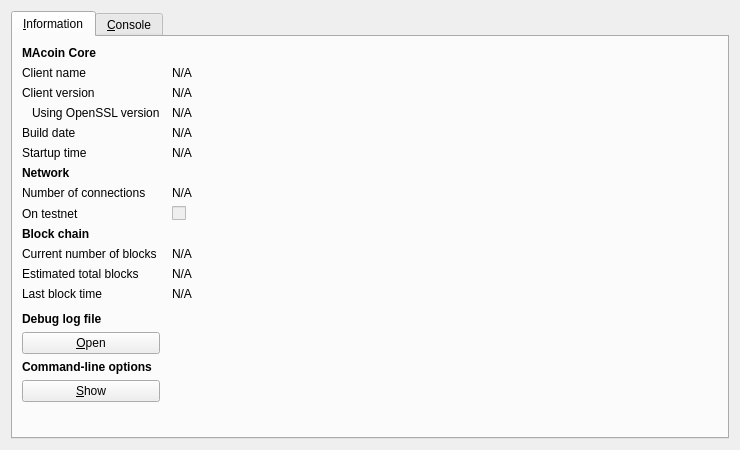
<?xml version="1.0" encoding="UTF-8"?>
<ui version="4.0">
 <class>RPCConsole</class>
 <widget class="QDialog" name="RPCConsole">
  <property name="geometry">
   <rect>
    <x>0</x>
    <y>0</y>
    <width>740</width>
    <height>450</height>
   </rect>
  </property>
  <property name="windowTitle">
   <string>MAcoin - Debug window</string>
  </property>
  <layout class="QVBoxLayout" name="verticalLayout_2">
   <item>
    <widget class="QTabWidget" name="tabWidget">
     <property name="currentIndex">
      <number>0</number>
     </property>
     <widget class="QWidget" name="tab_info">
      <attribute name="title">
       <string>&amp;Information</string>
      </attribute>
      <layout class="QGridLayout" name="gridLayout" columnstretch="0,1">
       <property name="horizontalSpacing">
        <number>12</number>
       </property>
       <item row="0" column="0">
        <widget class="QLabel" name="label_9">
         <property name="font">
          <font>
           <weight>75</weight>
           <bold>true</bold>
          </font>
         </property>
         <property name="text">
          <string>MAcoin Core</string>
         </property>
        </widget>
       </item>
       <item row="1" column="0">
        <widget class="QLabel" name="label_5">
         <property name="text">
          <string>Client name</string>
         </property>
        </widget>
       </item>
       <item row="1" column="1">
        <widget class="QLabel" name="clientName">
         <property name="cursor">
          <cursorShape>IBeamCursor</cursorShape>
         </property>
         <property name="text">
          <string>N/A</string>
         </property>
         <property name="textFormat">
          <enum>Qt::PlainText</enum>
         </property>
         <property name="textInteractionFlags">
          <set>Qt::LinksAccessibleByMouse|Qt::TextSelectableByKeyboard|Qt::TextSelectableByMouse</set>
         </property>
        </widget>
       </item>
       <item row="2" column="0">
        <widget class="QLabel" name="label_6">
         <property name="text">
          <string>Client version</string>
         </property>
        </widget>
       </item>
       <item row="2" column="1">
        <widget class="QLabel" name="clientVersion">
         <property name="cursor">
          <cursorShape>IBeamCursor</cursorShape>
         </property>
         <property name="text">
          <string>N/A</string>
         </property>
         <property name="textFormat">
          <enum>Qt::PlainText</enum>
         </property>
         <property name="textInteractionFlags">
          <set>Qt::LinksAccessibleByMouse|Qt::TextSelectableByKeyboard|Qt::TextSelectableByMouse</set>
         </property>
        </widget>
       </item>
       <item row="3" column="0">
        <widget class="QLabel" name="label_14">
         <property name="text">
          <string>Using OpenSSL version</string>
         </property>
         <property name="indent">
          <number>10</number>
         </property>
        </widget>
       </item>
       <item row="3" column="1">
        <widget class="QLabel" name="openSSLVersion">
         <property name="cursor">
          <cursorShape>IBeamCursor</cursorShape>
         </property>
         <property name="text">
          <string>N/A</string>
         </property>
         <property name="textFormat">
          <enum>Qt::PlainText</enum>
         </property>
         <property name="textInteractionFlags">
          <set>Qt::LinksAccessibleByMouse|Qt::TextSelectableByKeyboard|Qt::TextSelectableByMouse</set>
         </property>
        </widget>
       </item>
       <item row="4" column="0">
        <widget class="QLabel" name="label_12">
         <property name="text">
          <string>Build date</string>
         </property>
        </widget>
       </item>
       <item row="4" column="1">
        <widget class="QLabel" name="buildDate">
         <property name="cursor">
          <cursorShape>IBeamCursor</cursorShape>
         </property>
         <property name="text">
          <string>N/A</string>
         </property>
         <property name="textFormat">
          <enum>Qt::PlainText</enum>
         </property>
         <property name="textInteractionFlags">
          <set>Qt::LinksAccessibleByMouse|Qt::TextSelectableByKeyboard|Qt::TextSelectableByMouse</set>
         </property>
        </widget>
       </item>
       <item row="5" column="0">
        <widget class="QLabel" name="label_13">
         <property name="text">
          <string>Startup time</string>
         </property>
        </widget>
       </item>
       <item row="5" column="1">
        <widget class="QLabel" name="startupTime">
         <property name="cursor">
          <cursorShape>IBeamCursor</cursorShape>
         </property>
         <property name="text">
          <string>N/A</string>
         </property>
         <property name="textFormat">
          <enum>Qt::PlainText</enum>
         </property>
         <property name="textInteractionFlags">
          <set>Qt::LinksAccessibleByMouse|Qt::TextSelectableByKeyboard|Qt::TextSelectableByMouse</set>
         </property>
        </widget>
       </item>
       <item row="6" column="0">
        <widget class="QLabel" name="label_11">
         <property name="font">
          <font>
           <weight>75</weight>
           <bold>true</bold>
          </font>
         </property>
         <property name="text">
          <string>Network</string>
         </property>
        </widget>
       </item>
       <item row="7" column="0">
        <widget class="QLabel" name="label_7">
         <property name="text">
          <string>Number of connections</string>
         </property>
        </widget>
       </item>
       <item row="7" column="1">
        <widget class="QLabel" name="numberOfConnections">
         <property name="cursor">
          <cursorShape>IBeamCursor</cursorShape>
         </property>
         <property name="text">
          <string>N/A</string>
         </property>
         <property name="textFormat">
          <enum>Qt::PlainText</enum>
         </property>
         <property name="textInteractionFlags">
          <set>Qt::LinksAccessibleByMouse|Qt::TextSelectableByKeyboard|Qt::TextSelectableByMouse</set>
         </property>
        </widget>
       </item>
       <item row="8" column="0">
        <widget class="QLabel" name="label_8">
         <property name="text">
          <string>On testnet</string>
         </property>
        </widget>
       </item>
       <item row="8" column="1">
        <widget class="QCheckBox" name="isTestNet">
         <property name="enabled">
          <bool>false</bool>
         </property>
         <property name="text">
          <string/>
         </property>
        </widget>
       </item>
       <item row="9" column="0">
        <widget class="QLabel" name="label_10">
         <property name="font">
          <font>
           <weight>75</weight>
           <bold>true</bold>
          </font>
         </property>
         <property name="text">
          <string>Block chain</string>
         </property>
        </widget>
       </item>
       <item row="10" column="0">
        <widget class="QLabel" name="label_3">
         <property name="text">
          <string>Current number of blocks</string>
         </property>
        </widget>
       </item>
       <item row="10" column="1">
        <widget class="QLabel" name="numberOfBlocks">
         <property name="cursor">
          <cursorShape>IBeamCursor</cursorShape>
         </property>
         <property name="text">
          <string>N/A</string>
         </property>
         <property name="textFormat">
          <enum>Qt::PlainText</enum>
         </property>
         <property name="textInteractionFlags">
          <set>Qt::LinksAccessibleByMouse|Qt::TextSelectableByKeyboard|Qt::TextSelectableByMouse</set>
         </property>
        </widget>
       </item>
       <item row="11" column="0">
        <widget class="QLabel" name="label_4">
         <property name="text">
          <string>Estimated total blocks</string>
         </property>
        </widget>
       </item>
       <item row="11" column="1">
        <widget class="QLabel" name="totalBlocks">
         <property name="cursor">
          <cursorShape>IBeamCursor</cursorShape>
         </property>
         <property name="text">
          <string>N/A</string>
         </property>
         <property name="textFormat">
          <enum>Qt::PlainText</enum>
         </property>
         <property name="textInteractionFlags">
          <set>Qt::LinksAccessibleByMouse|Qt::TextSelectableByKeyboard|Qt::TextSelectableByMouse</set>
         </property>
        </widget>
       </item>
       <item row="12" column="0">
        <widget class="QLabel" name="label_2">
         <property name="text">
          <string>Last block time</string>
         </property>
        </widget>
       </item>
       <item row="12" column="1">
        <widget class="QLabel" name="lastBlockTime">
         <property name="cursor">
          <cursorShape>IBeamCursor</cursorShape>
         </property>
         <property name="text">
          <string>N/A</string>
         </property>
         <property name="textFormat">
          <enum>Qt::PlainText</enum>
         </property>
         <property name="textInteractionFlags">
          <set>Qt::LinksAccessibleByMouse|Qt::TextSelectableByKeyboard|Qt::TextSelectableByMouse</set>
         </property>
        </widget>
       </item>
       <item row="13" column="0">
        <spacer name="verticalSpacer_2">
         <property name="orientation">
          <enum>Qt::Vertical</enum>
         </property>
         <property name="sizeHint" stdset="0">
          <size>
           <width>20</width>
           <height>20</height>
          </size>
         </property>
        </spacer>
       </item>
       <item row="14" column="0">
        <widget class="QLabel" name="labelDebugLogfile">
         <property name="font">
          <font>
           <weight>75</weight>
           <bold>true</bold>
          </font>
         </property>
         <property name="text">
          <string>Debug log file</string>
         </property>
        </widget>
       </item>
       <item row="15" column="0">
        <widget class="QPushButton" name="openDebugLogfileButton">
         <property name="toolTip">
          <string>Open the MAcoin debug log file from the current data directory. This can take a few seconds for large log files.</string>
         </property>
         <property name="text">
          <string>&amp;Open</string>
         </property>
         <property name="autoDefault">
          <bool>false</bool>
         </property>
        </widget>
       </item>
       <item row="16" column="0">
        <widget class="QLabel" name="labelCLOptions">
         <property name="font">
          <font>
           <weight>75</weight>
           <bold>true</bold>
          </font>
         </property>
         <property name="text">
          <string>Command-line options</string>
         </property>
        </widget>
       </item>
       <item row="17" column="0">
        <widget class="QPushButton" name="showCLOptionsButton">
         <property name="toolTip">
          <string>Show the MAcoin-Qt help message to get a list with possible MAcoin command-line options.</string>
         </property>
         <property name="text">
          <string>&amp;Show</string>
         </property>
         <property name="autoDefault">
          <bool>false</bool>
         </property>
        </widget>
       </item>
       <item row="18" column="0">
        <spacer name="verticalSpacer">
         <property name="orientation">
          <enum>Qt::Vertical</enum>
         </property>
         <property name="sizeHint" stdset="0">
          <size>
           <width>20</width>
           <height>40</height>
          </size>
         </property>
        </spacer>
       </item>
      </layout>
     </widget>
     <widget class="QWidget" name="tab_console">
      <attribute name="title">
       <string>&amp;Console</string>
      </attribute>
      <layout class="QVBoxLayout" name="verticalLayout_3">
       <property name="spacing">
        <number>3</number>
       </property>
       <item>
        <widget class="QTextEdit" name="messagesWidget">
         <property name="minimumSize">
          <size>
           <width>0</width>
           <height>100</height>
          </size>
         </property>
         <property name="readOnly">
          <bool>true</bool>
         </property>
         <property name="tabKeyNavigation" stdset="0">
          <bool>false</bool>
         </property>
         <property name="columnCount" stdset="0">
          <number>2</number>
         </property>
        </widget>
       </item>
       <item>
        <layout class="QHBoxLayout" name="horizontalLayout">
         <property name="spacing">
          <number>3</number>
         </property>
         <item>
          <widget class="QLabel" name="label">
           <property name="text">
            <string notr="true">&gt;</string>
           </property>
          </widget>
         </item>
         <item>
          <widget class="QLineEdit" name="lineEdit"/>
         </item>
         <item>
          <widget class="QPushButton" name="clearButton">
           <property name="maximumSize">
            <size>
             <width>24</width>
             <height>24</height>
            </size>
           </property>
           <property name="toolTip">
            <string>Clear console</string>
           </property>
           <property name="text">
            <string/>
           </property>
           <property name="icon">
            <iconset resource="../bitcoin.qrc">
             <normaloff>:/icons/remove</normaloff>:/icons/remove</iconset>
           </property>
           <property name="shortcut">
            <string notr="true">Ctrl+L</string>
           </property>
           <property name="autoDefault">
            <bool>false</bool>
           </property>
          </widget>
         </item>
        </layout>
       </item>
      </layout>
     </widget>
    </widget>
   </item>
  </layout>
 </widget>
 <resources>
  <include location="../bitcoin.qrc"/>
 </resources>
 <connections/>
</ui>
